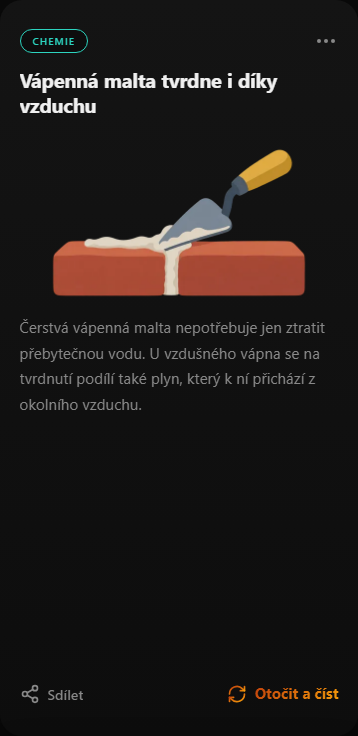
#> input picture reports/batch-1102-1131-review/card-1103-base.png, 358 x 736 px, given in place of card-1102-base.png, which was not available
$ python batch-1102-1131-card-sheets.py
#> lines starting #> are read from the running program, lines starting #| are printed output that depends on the picture
from pathlib import Path
from PIL import Image, ImageDraw
folder=Path(__file__).resolve().parent/'batch-1102-1131-review'
for start in range(1102,1132,5):
    sheet=Image.new('RGB',(1150,950),'#252525')
#> sheet: PIL image 1150x950 RGB; every value is 37
    draw=ImageDraw.Draw(sheet)
    for col,id in enumerate(range(start,min(start+5,1132))):
        for row,bg in enumerate(['base','glow']):
            pic=Image.open(folder/f'card-{id}-{bg}.png').convert('RGB')
#> pic is the input picture: PIL image 358x736 RGB; mean R, G, B 30.6, 26, 24.2
            pic.thumbnail((222,440),Image.Resampling.LANCZOS)
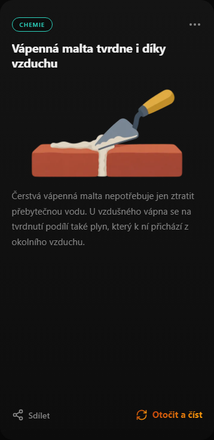
#> pic: PIL image 214x440 RGB; mean R, G, B 30.5, 26, 24.2
            x=col*230;y=row*475
            draw.text((x+5,y+5),f'{id} {bg}',fill='white')
            sheet.paste(pic,(x+4,y+25))
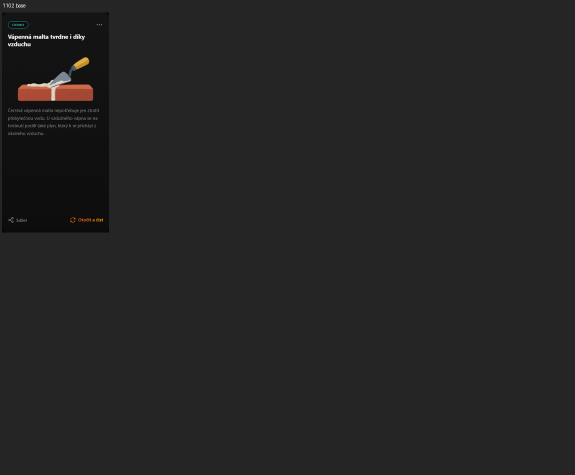
#> sheet: PIL image 1150x950 RGB (shown at 1/2 size); mean R, G, B 36.5, 36.1, 35.9
#> (the run stopped early here; a loop or call above may not have finished)

$ run again, on reports/batch-1102-1131-review/card-1109-base.png
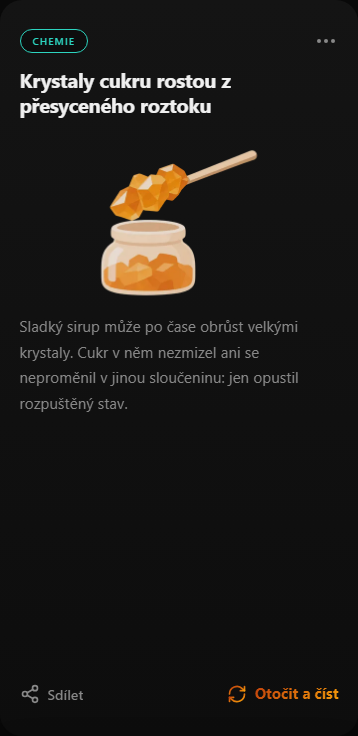
#> input picture reports/batch-1102-1131-review/card-1109-base.png, 358 x 736 px, given in place of card-1102-base.png, which was not available
#> pic is the input picture: PIL image 358x736 RGB; mean R, G, B 27.6, 25.6, 23.3
#> `pic.thumbnail((222,440),Image.Resampling.LANCZOS)`:
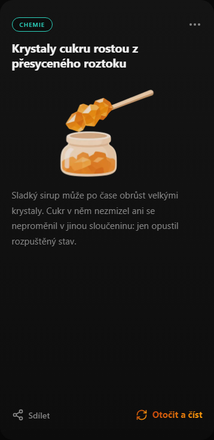
#> pic: PIL image 214x440 RGB; mean R, G, B 27.6, 25.6, 23.3
#> `sheet.paste(pic,(x+4,y+25))`:
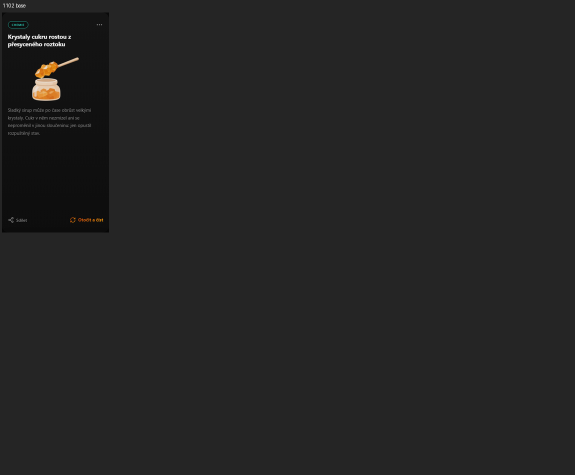
#> sheet: PIL image 1150x950 RGB (shown at 1/2 size); mean R, G, B 36.2, 36, 35.8

$ run again, on reports/batch-1102-1131-review/card-1111-base.png
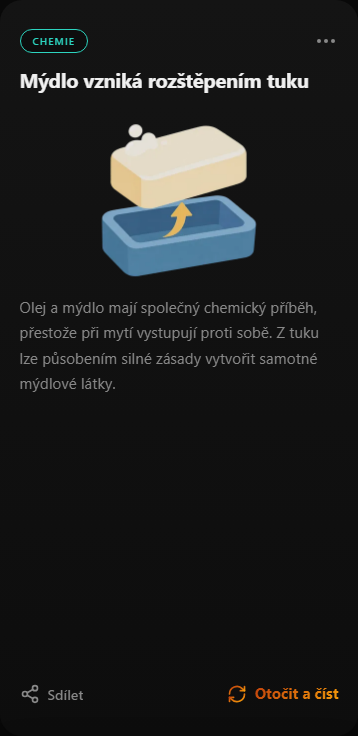
#> input picture reports/batch-1102-1131-review/card-1111-base.png, 358 x 736 px, given in place of card-1102-base.png, which was not available
#> pic is the input picture: PIL image 358x736 RGB; mean R, G, B 29.2, 30.2, 30.1
#> `pic.thumbnail((222,440),Image.Resampling.LANCZOS)`:
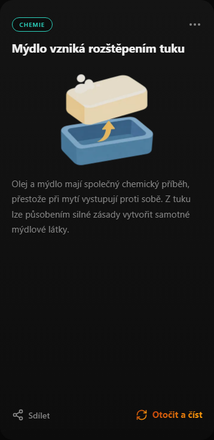
#> pic: PIL image 214x440 RGB; mean R, G, B 29.2, 30.2, 30.1
#> `sheet.paste(pic,(x+4,y+25))`:
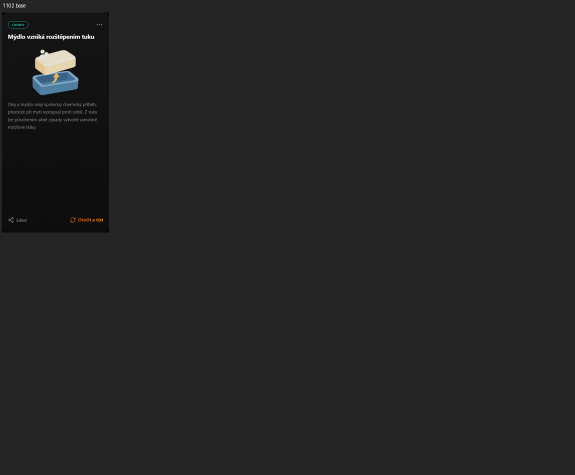
#> sheet: PIL image 1150x950 RGB (shown at 1/2 size); mean R, G, B 36.3, 36.4, 36.4

$ run again, on reports/batch-1102-1131-review/card-1111-glow.png
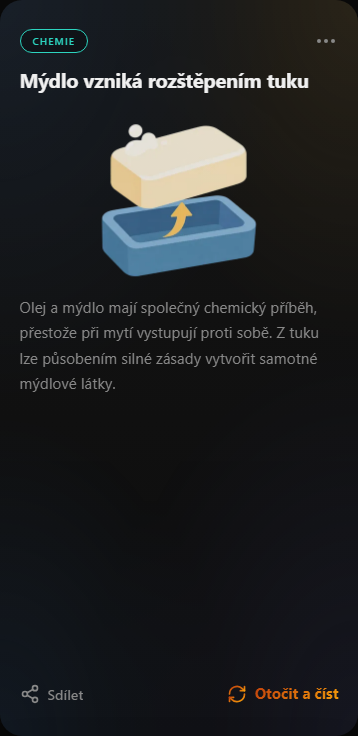
#> input picture reports/batch-1102-1131-review/card-1111-glow.png, 358 x 736 px, given in place of card-1102-base.png, which was not available
#> pic is the input picture: PIL image 358x736 RGB; mean R, G, B 31.9, 33.8, 35.5
#> `pic.thumbnail((222,440),Image.Resampling.LANCZOS)`:
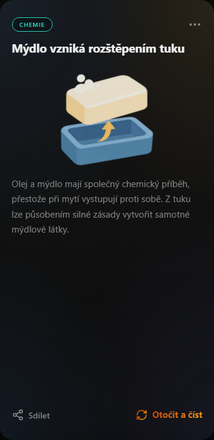
#> pic: PIL image 214x440 RGB; mean R, G, B 31.9, 33.8, 35.5
#> `sheet.paste(pic,(x+4,y+25))`:
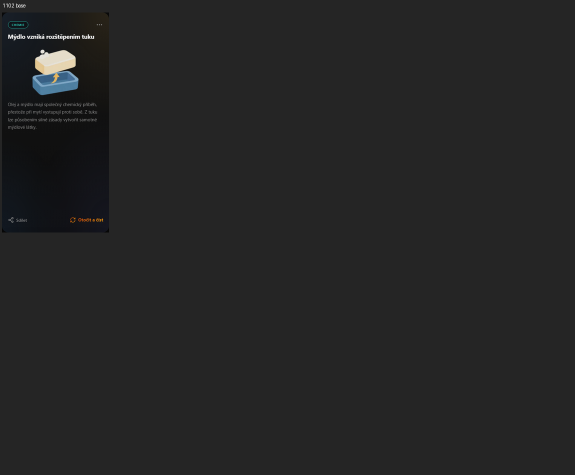
#> sheet: PIL image 1150x950 RGB (shown at 1/2 size); mean R, G, B 36.6, 36.7, 36.9
